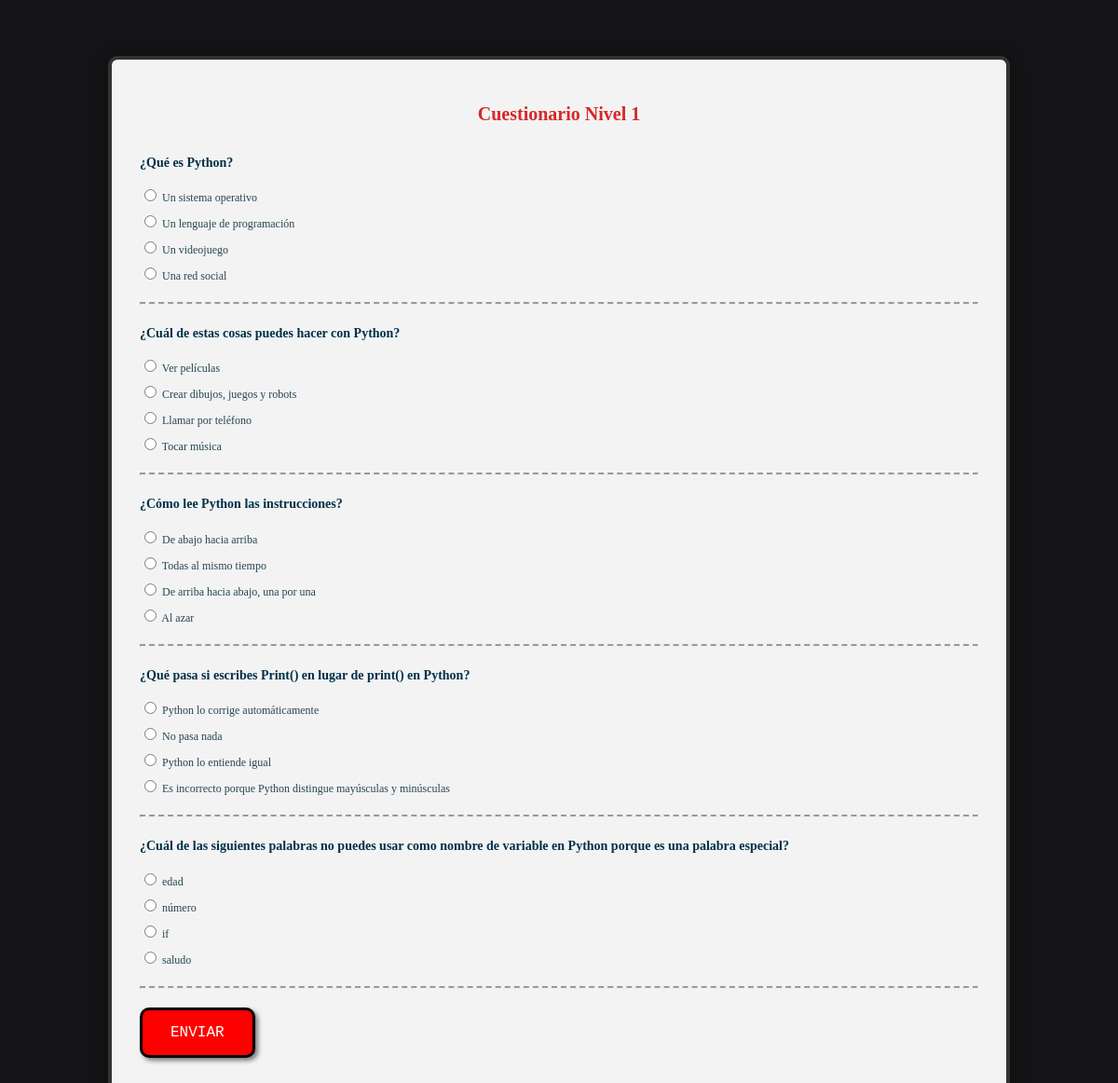
/nivel1/cuestionario/1/, run on the app's committed database.
### nivel1/models.py (models this page shows, shortened)
class Pregunta(models.Model):
    texto = models.CharField(max_length=255)
    nivel = models.PositiveIntegerField(default=1)  # 🔸 Nivel al que pertenece la pregunta

class Opcion(models.Model):
    pregunta = models.ForeignKey(Pregunta, on_delete=models.CASCADE, related_name='opciones')
    texto = models.CharField(max_length=255)
    es_correcta = models.BooleanField(default=False)

### nivel1/views.py (the view, shortened to what this page needs)
# urls.py: path('cuestionario/<int:nivel>/', cuestionario, name='cuestionario_nivel'),
def cuestionario(request, nivel):
    preguntas = Pregunta.objects.filter(nivel=nivel).prefetch_related('opciones')
    return render(request, 'Formulario.html', {
        'preguntas': preguntas,
        'nivel': nivel
    })

### nivel1/templates/Formulario.html (shortened to what this page needs)
{% load static %}
<link rel="stylesheet" href="{% static 'css/cuestionario.css' %}">
<div class="contenedor-formulario">
    <h2>Cuestionario Nivel {{nivel}}</h2>
    <form method="POST">
        {% for pregunta in preguntas %}
            <h3>{{ pregunta.texto|linebreaksbr | safe }}</h3>
            {% for opcion in pregunta.opciones.all %}
                <label>
                    <input type="radio" name="{{ pregunta.id }}" value="{{ opcion.id }}">
                    {{ opcion.texto }}
                </label>
            {% endfor %}
            <hr>
        {% endfor %}
        <button type="submit" class="boton-pokemon">ENVIAR</button>
    </form>
</div>

### nivel1/static/css/cuestionario.css (style rules this page uses)
.contenedor-formulario { width: 900px; margin: 60px auto; padding: 30px; background-color: rgba(255, 255, 255, 0.95); border: 4px solid #333; box-shadow: 0 0 15px rgba(0,0,0,0.3); border-radius: 10px; position: relative; z-index: 2; }
.contenedor-formulario h2 { text-align: center; font-size: 20px; margin-bottom: 30px; color: #d62828; }
.contenedor-formulario h3 { font-size: 14px; color: #003049; }
label { display: block; margin: 8px 0; font-size: 12px; color: #264653; }
hr { margin: 20px 0; border-top: 2px dashed #999; }
.boton-pokemon { background-color: red; color: white; border: 3px solid black; padding: 15px 30px; font-size: 16px; font-family: 'Press Start 2P', monospace; cursor: pointer; border-radius: 10px; box-shadow: 3px 3px 5px rgba(0, 0, 0, 0.5); transition: transform 0.2s ease-in-out; }
h3 { white-space: normal; line-height: 1.6; }

### data on the page
Pregunta: texto "¿Qué es Python?"
Opcion: texto "Un sistema operativo"
Opcion: texto "Un lenguaje de programación"
Opcion: texto "Un videojuego"
Opcion: texto "Una red social"
Pregunta: texto "¿Cuál de estas cosas puedes hacer con Python?"
Opcion: texto "Ver películas"
Opcion: texto "Crear dibujos, juegos y robots"
Opcion: texto "Llamar por teléfono"
Opcion: texto "Tocar música"
Pregunta: texto "¿Cómo lee Python las instrucciones?"
Opcion: texto "De abajo hacia arriba"
Opcion: texto "Todas al mismo tiempo"
Opcion: texto "De arriba hacia abajo, una por una"
Opcion: texto "Al azar"
Pregunta: texto "¿Qué pasa si escribes Print() en lugar de print() en Python?"
Opcion: texto "Python lo corrige automáticamente"
Opcion: texto "No pasa nada"
Opcion: texto "Python lo entiende igual"
Opcion: texto "Es incorrecto porque Python distingue mayúsculas y minúsculas"
Pregunta: texto "¿Cuál de las siguientes palabras no puedes usar como nombre de variable en Python porque es una palabra especial?"
Opcion: texto "edad"
Opcion: texto "número"
Opcion: texto "if"
Opcion: texto "saludo"

### other printed values
{{ nivel }} "1"
